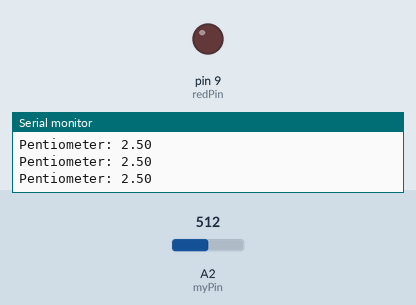
Simulated run of this sketch. Board: Arduino Uno, built with avr-gcc and run on an emulated ATmega328P. Parts: output pins drawn as LEDs (lit = HIGH), the last lines printed to the serial monitor. Inputs (shaded band) come from the test bench; at power-on: A2 (myPin) = 512.

Above: at 1.3 s.
1.4 s: A2 (myPin) set to 1013
2.9 s: A2 (myPin) set to 1023
At 3.6 s:
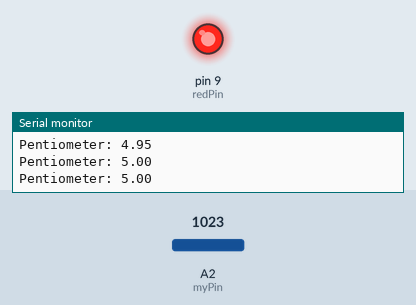
4.5 s: A2 (myPin) set to 900
At 4.8 s:
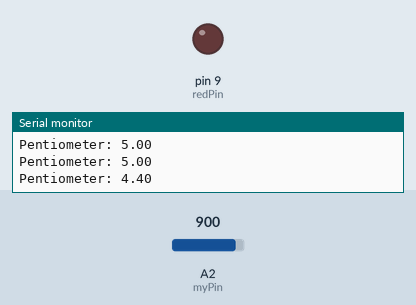
Timing chart, 0 to 7.5 s (numbered marks = the images above; inputs shaded):
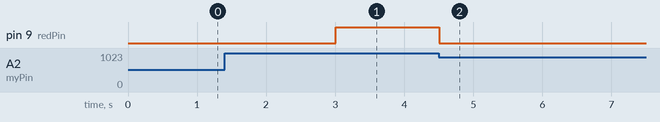

Measured:
- the behaviour switches between 1022 and 1023 on A2 (myPin) (found by bisection; images 0 and 1)
- after the input at 2.9 s, pin 9 (redPin): LOW → HIGH after 0.10 s
- after the input at 4.5 s, pin 9 (redPin): HIGH → LOW at once

The sketch:

Pentiometers.ino
```cpp
int myPin = A2;
float V2 = 0;
int readVal;
int redPin = 9;
int timeC = 500;

void setup() {
  // put your setup code here, to run once:
  Serial.begin(9600);
  pinMode(A2,INPUT);
  pinMode(9,OUTPUT);
}

void loop() {
  // put your main code here, to run repeatedly:
  readVal = analogRead(myPin);
  V2=(5./1023.)*readVal;
  Serial.print("Pentiometer: ");
  Serial.println(V2);
  /*if (V2 > 4.0 && V2 < 3.0) {
    digitalWrite(redPin,HIGH);
  }
  if (V2 < 4.0 || ) {
    digitalWrie(redPin,LOW);
  }*/

  if (V2 == 5.0) {
    digitalWrite(redPin,HIGH);
  }
  if (V2 != 5.0) {
    digitalWrite(redPin,LOW);
  }
  delay(timeC);
}
```
